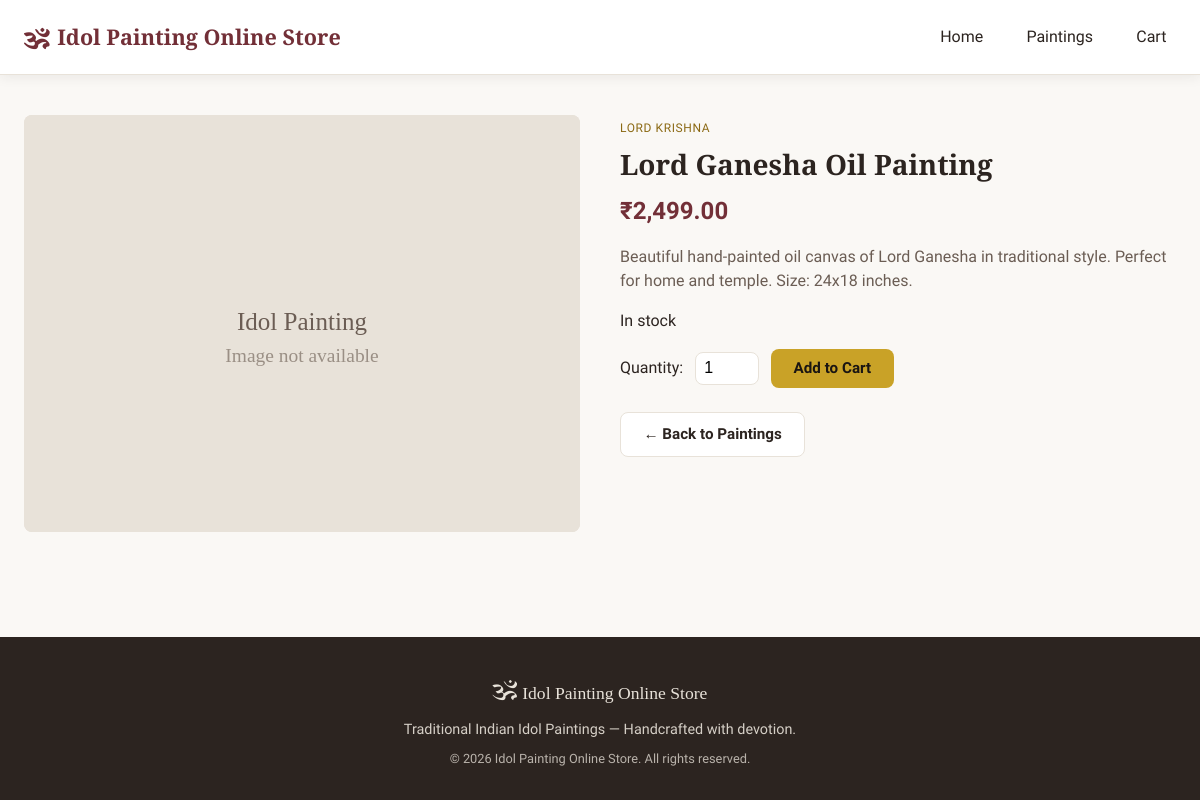
Screenshot of /product.php?id=1 with the database file from the repository.
### tables this page shows
CREATE TABLE products (
    id INT AUTO_INCREMENT PRIMARY KEY,
    category_id INT DEFAULT 1,
    name VARCHAR(200) NOT NULL,
    description TEXT,
    price DECIMAL(10, 2) NOT NULL,
    image_path VARCHAR(255) DEFAULT 'images/placeholder.jpg',
    stock INT DEFAULT 10,
    created_at TIMESTAMP DEFAULT CURRENT_TIMESTAMP,
    FOREIGN KEY (category_id) REFERENCES categories(id)
);

CREATE TABLE categories (
    id INT AUTO_INCREMENT PRIMARY KEY,
    name VARCHAR(50) NOT NULL
);

### product.php (the view, shortened to what this page needs)
<?php
$id = isset($_GET['id']) ? (int)$_GET['id'] : 0;
$pdo = getDB();
$stmt = $pdo->prepare('SELECT p.*, c.name AS category_name FROM products p LEFT JOIN categories c ON p.category_id = c.id WHERE p.id = ?');
$stmt->execute([$id]);
$product = $stmt->fetch();
require_once __DIR__ . '/includes/header.php';
?>
<section class="section product-detail">
    <div class="product-detail-grid">
        <div class="product-detail-image">
            <img src="<?php echo htmlspecialchars($product['image_path']); ?>" alt="<?php echo htmlspecialchars($product['name']); ?>" onerror="this.src='images/placeholder.svg'">
        </div>
        <div class="product-detail-info">
            <span class="product-category"><?php echo htmlspecialchars($product['category_name'] ?? 'Painting'); ?></span>
            <h1><?php echo htmlspecialchars($product['name']); ?></h1>
            <p class="product-detail-price"><?php echo CURRENCY . number_format($product['price'], 2); ?></p>
            <div class="product-detail-desc"><?php echo nl2br(htmlspecialchars($product['description'] ?? '')); ?></div>
            <p class="product-stock"><?php echo (int)$product['stock'] > 0 ? 'In stock' : 'Out of stock'; ?></p>
            <?php if ((int)$product['stock'] > 0): ?>
            <form method="post" class="add-to-cart-form">
                <label for="qty">Quantity:</label>
                <input type="number" id="qty" name="quantity" value="1" min="1" max="<?php echo (int)$product['stock']; ?>">
                <button type="submit" name="add_to_cart" class="btn btn-primary">Add to Cart</button>
            </form>
            <?php endif; ?>
            <a href="products.php" class="btn btn-secondary back-link">← Back to Paintings</a>
        </div>
    </div>
</section>
<?php require_once __DIR__ . '/includes/footer.php'; ?>

### css/style.css (style rules this page uses)
:root { --color-bg: #faf8f5; --color-surface: #ffffff; --color-border: #e8e2d9; --color-text: #2c2420; --color-text-muted: #6b5d54; --color-accent: #b8860b; --color-accent-dark: #8b6914; --color-maroon: #722f37; --color-gold: #c9a227; --font-head: 'Cormorant Garamond', Georgia, serif; --font-body: 'Source Sans 3', system-ui, sans-serif; --shadow: 0 2px 12px rgba(44, 36, 32, 0.08); --radius: 8px; }
* { box-sizing: border-box; }
body { margin: 0; font-family: var(--font-body); font-size: 16px; line-height: 1.5; color: var(--color-text); background: var(--color-bg); min-height: 100vh; display: flex; flex-direction: column; }
.btn { display: inline-block; padding: 0.65rem 1.4rem; border-radius: var(--radius); font-family: var(--font-body); font-weight: 600; text-decoration: none; border: none; cursor: pointer; font-size: 0.95rem; transition: background 0.2s, transform 0.1s; }
.btn-primary { background: var(--color-gold); color: #1a1512; }
.btn-secondary { background: var(--color-surface); color: var(--color-text); border: 1px solid var(--color-border); }
.section { max-width: 1200px; margin: 0 auto; padding: 2.5rem 1.5rem; }
.product-card img, .product-detail-image img { width: 100%; height: 100%; object-fit: cover; }
.product-category { font-size: 0.75rem; text-transform: uppercase; letter-spacing: 0.05em; color: var(--color-accent-dark); }
.product-detail-grid { display: grid; grid-template-columns: 1fr 1fr; gap: 2.5rem; align-items: start; }
.product-detail-image { border-radius: var(--radius); overflow: hidden; background: var(--color-border); aspect-ratio: 4/3; }
.product-detail-info h1 { font-family: var(--font-head); font-size: 1.75rem; margin: 0.25rem 0 0.5rem; }
.product-detail-price { font-size: 1.5rem; font-weight: 700; color: var(--color-maroon); margin: 0.5rem 0 1rem; }
.product-detail-desc { color: var(--color-text-muted); margin-bottom: 1rem; }
.product-stock { margin-bottom: 1rem; font-weight: 500; }
.add-to-cart-form { display: flex; align-items: center; gap: 0.75rem; flex-wrap: wrap; margin-bottom: 1rem; }
.add-to-cart-form label { font-weight: 500; }
.add-to-cart-form input[type="number"] { width: 4rem; padding: 0.4rem 0.5rem; border: 1px solid var(--color-border); border-radius: var(--radius); font-size: 1rem; }
.back-link { display: inline-block; margin-top: 0.5rem; }

### rows the page displays
products: category.name "LORD KRISHNA", name "Lord Ganesha Oil Painting", price "2,499.00", description "Beautiful hand-painted oil canvas of Lord Ganesha in traditional style. Perfect for home and temple. Size: 24x18 inches."

### other values shown
SITE_NAME "Idol Painting Online Store"
CURRENCY "₹"
